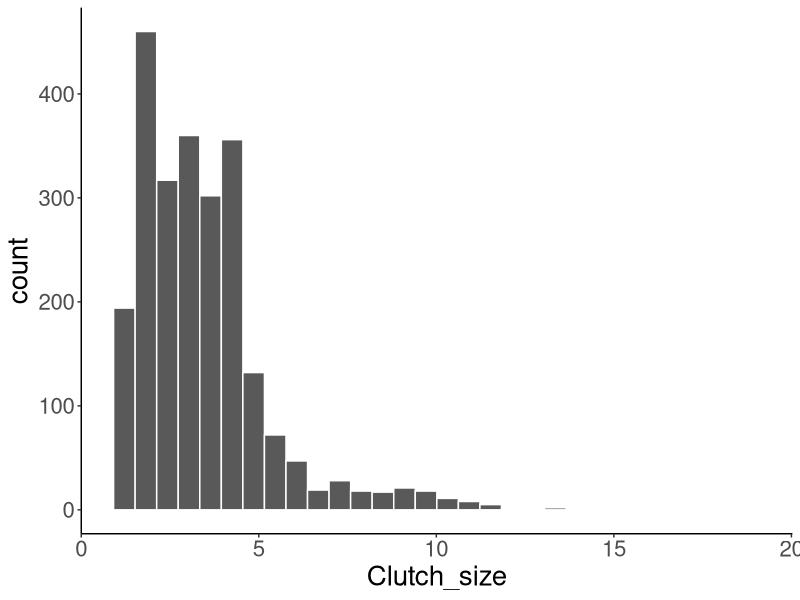
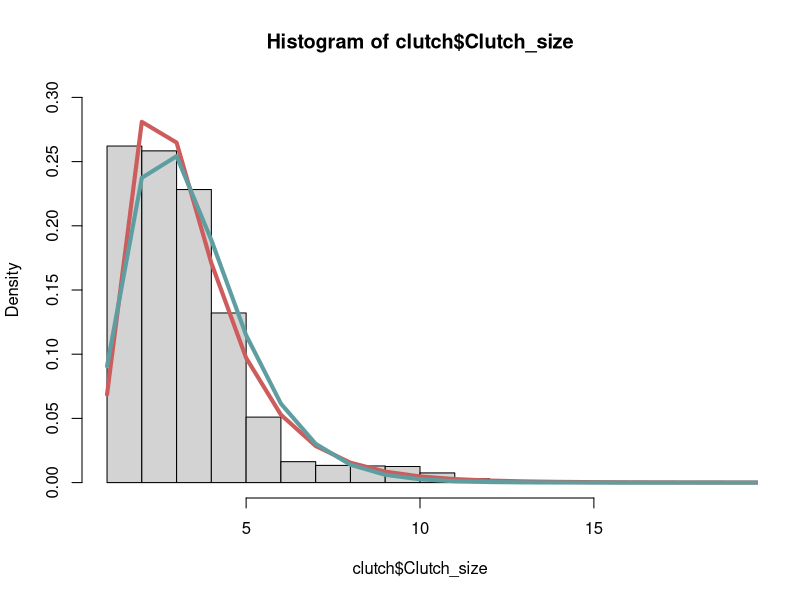
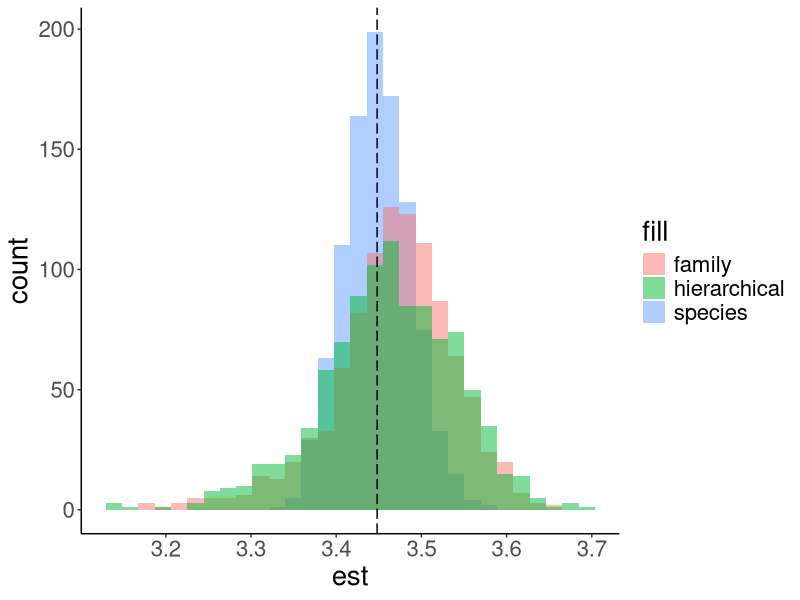

Generate these figures, in order, with R:
## ---- chunk 1
library(ggplot2)
library(MASS)

setwd("/Users/sarah/Documents/GitHub/PermuteSeminar-2014/Week-2/")
clutch = read.csv("ClutchSize.csv")

print (nrow(clutch))
## ---- chunk 2
ggplot(clutch, aes(Clutch_size)) + geom_histogram(col="white") + 
  theme_classic() + theme(text = element_text(size=20))

lnorm = fitdistr(clutch$Clutch_size, densfun="lognormal")
gamma = fitdistr(clutch$Clutch_size, densfun="gamma")

avg= mean(clutch$Clutch_size)
med = median(clutch$Clutch_size)
stdev = sd(clutch$Clutch_size)

hist(clutch$Clutch_size, freq = F, ylim=c(0,0.3))
points(dlnorm(1:20, lnorm[[1]][[1]], lnorm[[1]][[2]]), typ = "l", col = "indianred", lwd = 4)
points(dgamma(1:20, gamma[[1]][[1]], gamma[[1]][[2]]), typ = "l", col = "cadetblue", lwd = 4)
## ---- chunk 3
print (avg)
n = nrow(clutch)

est = NULL
for (i in 1:1000){
  boot = sample(clutch$Clutch_size, n, replace=TRUE)
  mean = mean(boot)
  est = append(est, mean)
}

mean(est)
## ---- chunk 4
f = length(unique(clutch$Family))

est2 = NULL
for (i in 1:1000){
  fam = sample(clutch$Family, f, replace=TRUE)
  subdat = clutch[which(clutch$Family %in% fam),]
  boot = sample(subdat$Clutch_size, n, replace=TRUE)
  mean = mean(boot)
  est2 = append(est2, mean)
}

mean(est2)
## ---- chunk 5
f = length(unique(clutch$Family))

est3 = NULL
for (i in 1:1000){
  fam = sample(clutch$Family, f, replace=TRUE)
  subdat = clutch[which(clutch$Family %in% fam),]
  g = length(unique(subdat$Genus_name)) #this is not exactly what Heather was saying
  gen = sample(subdat$Genus_name, g, replace=TRUE)
  subdat2 = subdat[which(subdat$Genus_name %in% gen),]
  boot = sample(subdat2$Clutch_size, n, replace=TRUE)
  mean = mean(boot)
  est3 = append(est3, mean)
}

mean(est3)
## ---- chunk 6
bootdata = data.frame(est, est2, est3)

ggplot(bootdata, aes(est, fill = "species")) + geom_histogram(alpha = 0.5) + theme_classic() + theme(text = element_text(size=20)) + 
  geom_histogram(aes(est2, fill = "family"), alpha=0.5) + 
  geom_histogram(aes(est3, fill = "hierarchical"), alpha = 0.5) + 
  geom_vline(data=clutch, aes(xintercept=mean(Clutch_size)), linetype="longdash")
